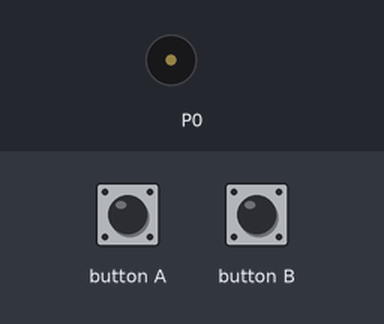
This program was run on a simulated BBC micro:bit (MakeCode). On the bench: buzzer (waves = sounding). Inputs (shaded band) come from the test bench.

Above: at 1.2 s.
1.3 s: button A pressed for 0.15 s
At 1.8 s:
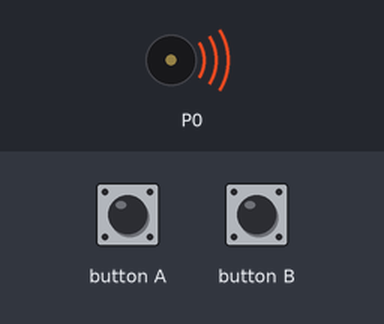
4.4 s: button B pressed for 0.15 s
At 4.8 s:
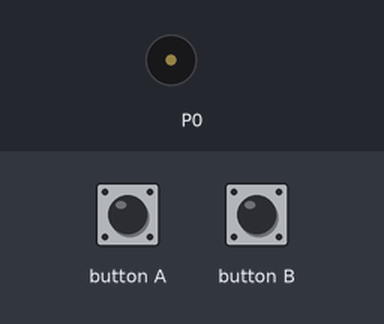
Timing chart, 0 to 7.4 s (numbered marks = the images above; inputs shaded):
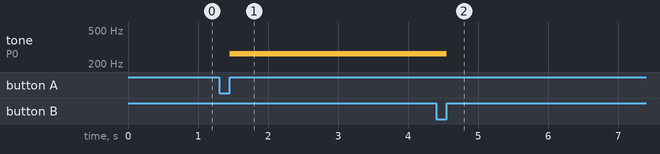

The program:

main.ts
```typescript
let chk = 0
input.onButtonPressed(Button.A, function () {
    chk = 1
    while (chk == 1) {
        music.playTone(262, music.beat(BeatFraction.Whole))
    }
})
input.onButtonPressed(Button.B, function () {
    chk = 0
    music.stopAllSounds()
})
basic.forever(function () {

})
```

test.ts
```typescript
// 테스트는 여기로 이동합니다; 이 패키지가 확장으로 사용될 때 컴파일되지 않을 것 입니다.
```

Measured:
- after the input at 1.3 s, tone on P0: silent → 262 Hz after 0.15 s
- after the input at 4.4 s, tone on P0: 262 Hz → silent after 0.15 s
